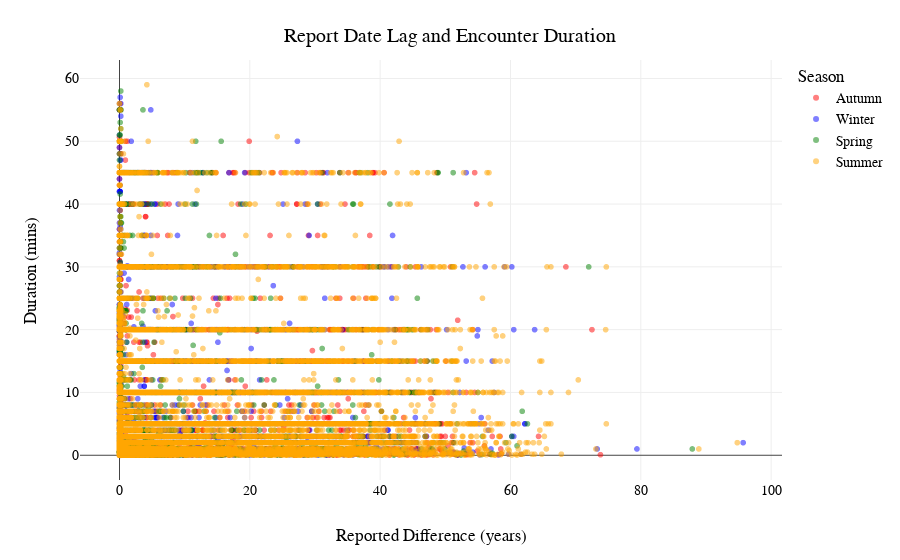

Source (notebook cell):
### Markdown cell above
#### 3.3.3 Scatterplot

### Code cell
# Create df2 where duration_day is less than 1 to exclude outliers
df2 = df[df['duration_hours'] < 1]

# Create scatter plot with specific colors for each month
fig = px.scatter(df2, 
                 x='reported_diff', 
                 y='duration_mins', 
                 color='season', 
                 category_orders={'time_of_day': season_ordered},
                 color_discrete_map=season_colors, 
                 opacity=0.5
                 )

# Update titles
fig.update_layout(
    title={
        'text': "Report Date Lag and Encounter Duration",
        'y':0.95,
        'x':0.5,
        'xanchor': 'center',
        'yanchor': 'top'},
    xaxis_title="Reported Difference (years)",
    yaxis_title="Duration (mins)",
    legend_title='Season',
    font=dict(
        family="Courier New, monospace",
        size=14,
        color="black")
)

# Show figure
fig.show()

### Figure 1 — Plotly figure (JSON) as saved in the notebook; plotly's stock layout.template omitted (floating-point values rounded to 4 significant figures; data arrays with more than 128 entries replaced by an {"elided": "..."} marker saying what was removed)
{"data": [{"hovertemplate": "season=Autumn<br>reported_diff=%{x}<br>duration_mins=%{y}<extra></extra>", "legendgroup": "Autumn", "marker": {"color": "red", "opacity": 0.5, "symbol": "circle"}, "mode": "markers", "name": "Autumn", "showlegend": true, "type": "scattergl", "x": {"elided": "20167 float values"}, "xaxis": "x", "y": {"elided": "20167 float values"}, "yaxis": "y"}, {"hovertemplate": "season=Winter<br>reported_diff=%{x}<br>duration_mins=%{y}<extra></extra>", "legendgroup": "Winter", "marker": {"color": "blue", "opacity": 0.5, "symbol": "circle"}, "mode": "markers", "name": "Winter", "showlegend": true, "type": "scattergl", "x": {"elided": "14993 float values"}, "xaxis": "x", "y": {"elided": "14993 float values"}, "yaxis": "y"}, {"hovertemplate": "season=Spring<br>reported_diff=%{x}<br>duration_mins=%{y}<extra></extra>", "legendgroup": "Spring", "marker": {"color": "green", "opacity": 0.5, "symbol": "circle"}, "mode": "markers", "name": "Spring", "showlegend": true, "type": "scattergl", "x": {"elided": "15192 float values"}, "xaxis": "x", "y": {"elided": "15192 float values"}, "yaxis": "y"}, {"hovertemplate": "season=Summer<br>reported_diff=%{x}<br>duration_mins=%{y}<extra></extra>", "legendgroup": "Summer", "marker": {"color": "orange", "opacity": 0.5, "symbol": "circle"}, "mode": "markers", "name": "Summer", "showlegend": true, "type": "scattergl", "x": {"elided": "24501 float values"}, "xaxis": "x", "y": {"elided": "24501 float values"}, "yaxis": "y"}], "layout": {"font": {"color": "black", "family": "Courier New, monospace", "size": 14}, "legend": {"title": {"text": "Season"}, "tracegroupgap": 0}, "margin": {"t": 60}, "title": {"text": "Report Date Lag and Encounter Duration", "x": 0.5, "xanchor": "center", "y": 0.95, "yanchor": "top"}, "xaxis": {"anchor": "y", "domain": [0, 1], "title": {"text": "Reported Difference (years)"}}, "yaxis": {"anchor": "x", "domain": [0, 1], "title": {"text": "Duration (mins)"}}}}
